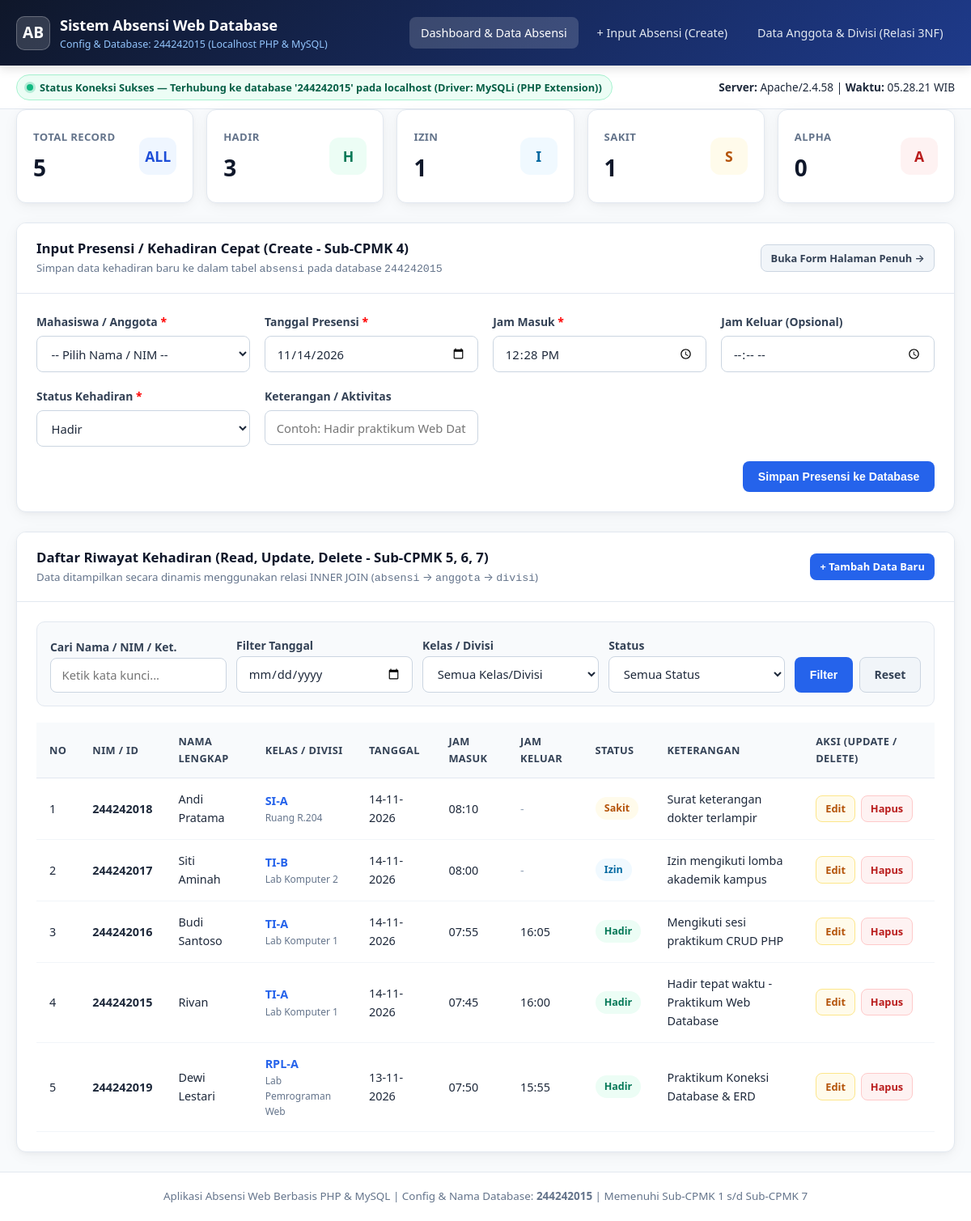
The page / on the database its author committed.
### tables this page shows
CREATE TABLE IF NOT EXISTS `absensi` (
  `id_absensi` INT AUTO_INCREMENT PRIMARY KEY,
  `id_anggota` INT NOT NULL,
  `tanggal` DATE NOT NULL,
  `jam_masuk` TIME NOT NULL,
  `jam_keluar` TIME DEFAULT NULL,
  `status_kehadiran` ENUM('Hadir', 'Izin', 'Sakit', 'Alpha') NOT NULL DEFAULT 'Hadir',
  `keterangan` TEXT DEFAULT NULL,
  `created_at` TIMESTAMP DEFAULT CURRENT_TIMESTAMP,
  `updated_at` TIMESTAMP DEFAULT CURRENT_TIMESTAMP ON UPDATE CURRENT_TIMESTAMP,
  CONSTRAINT `fk_absensi_anggota`
    FOREIGN KEY (`id_anggota`) REFERENCES `anggota`(`id_anggota`)
    ON UPDATE CASCADE
    ON DELETE CASCADE
);

CREATE TABLE IF NOT EXISTS `anggota` (
  `id_anggota` INT AUTO_INCREMENT PRIMARY KEY,
  `nomor_induk` VARCHAR(30) NOT NULL UNIQUE,
  `nama_lengkap` VARCHAR(120) NOT NULL,
  `email` VARCHAR(120) NOT NULL,
  `id_divisi` INT NOT NULL,
  `created_at` TIMESTAMP DEFAULT CURRENT_TIMESTAMP,
  CONSTRAINT `fk_anggota_divisi`
    FOREIGN KEY (`id_divisi`) REFERENCES `divisi`(`id_divisi`)
    ON UPDATE CASCADE
    ON DELETE RESTRICT
);

CREATE TABLE IF NOT EXISTS `divisi` (
  `id_divisi` INT AUTO_INCREMENT PRIMARY KEY,
  `kode_divisi` VARCHAR(20) NOT NULL UNIQUE,
  `nama_divisi` VARCHAR(100) NOT NULL,
  `lokasi_ruang` VARCHAR(100) DEFAULT 'Gedung Utama Lt. 2',
  `created_at` TIMESTAMP DEFAULT CURRENT_TIMESTAMP
);

### config/database.php (called while the page is built, shortened)
<?php
$db_status = [
    'connected' => false,
    'message'   => '',
    'database'  => DB_NAME,
    'host'      => DB_HOST,
    'driver'    => 'MySQLi (PHP Extension)'
];
$conn = @new mysqli(DB_HOST, DB_USER, DB_PASS, '', DB_PORT);
if ($conn->connect_errno) {
    $db_status['connected'] = false;
    $db_status['message']   = "Gagal terhubung ke server MySQL (" . $conn->connect_errno . "): " . $conn->connect_error;
} else {
    $conn->set_charset('utf8mb4');
    $createDbSql = "CREATE DATABASE IF NOT EXISTS `" . DB_NAME . "` CHARACTER SET utf8mb4 COLLATE utf8mb4_unicode_ci";
    if ($conn->query($createDbSql) && $conn->select_db(DB_NAME)) {
        $db_status['connected'] = true;
        $db_status['message']   = "Status Koneksi Sukses — Terhubung ke database '" . DB_NAME . "' pada " . DB_HOST;
    } else {
        $db_status['connected'] = false;
        $db_status['message']   = "Gagal memilih atau membuat database '" . DB_NAME . "': " . $conn->error;
    }
}
function e(?string $str): string
{
    return htmlspecialchars($str ?? '', ENT_QUOTES, 'UTF-8');
}

### index.php (the view, shortened to what this page needs)
<?php
require_once __DIR__ . '/koneksi.php';
$filter_tanggal = trim($_GET['tanggal'] ?? '');
$keyword        = trim($_GET['q'] ?? '');
$stats = [
    'total' => 0,
    'Hadir' => 0,
    'Izin'  => 0,
    'Sakit' => 0,
    'Alpha' => 0
];
if ($db_status['connected']) {
    $resStats = $conn->query("SELECT status_kehadiran, COUNT(*) AS jumlah FROM absensi GROUP BY status_kehadiran");
    if ($resStats) {
        while ($row = $resStats->fetch_assoc()) {
            $st = $row['status_kehadiran'];
            $jml = (int)$row['jumlah'];
            if (isset($stats[$st])) {
                $stats[$st] = $jml;
            }
            $stats['total'] += $jml;
        }
    }
}
$absensi_rows = [];
if ($db_status['connected']) {
    $sql = "SELECT ab.id_absensi, ab.tanggal, ab.jam_masuk, ab.jam_keluar, ab.status_kehadiran, ab.keterangan,
                   ag.id_anggota, ag.nomor_induk, ag.nama_lengkap,
                   dv.kode_divisi, dv.nama_divisi, dv.lokasi_ruang
            FROM absensi ab
            INNER JOIN anggota ag ON ab.id_anggota = ag.id_anggota
            INNER JOIN divisi dv ON ag.id_divisi = dv.id_divisi
            WHERE 1=1";
    $sql .= " ORDER BY ab.tanggal DESC, ab.jam_masuk DESC, ab.id_absensi DESC";
    $stmt = $conn->prepare($sql);
    $stmt->execute();
    $result = $stmt->get_result();
    while ($row = $result->fetch_assoc()) {
        $absensi_rows[] = $row;
    }
}
?>
<!DOCTYPE html>
<html lang="id">
<head>
    <link rel="stylesheet" href="assets/style.css">
</head>
<body>
    <header class="navbar">
        <div class="container navbar-inner">
            <a href="index.php" class="brand">
                <div class="brand-icon">AB</div>
                <div class="brand-text">
                    <h1>Sistem Absensi Web Database</h1>
                    <span>Config &amp; Database: 244242015 (Localhost PHP &amp; MySQL)</span>
                </div>
            </a>
            <nav class="nav-links">
                <a href="index.php" class="nav-link active">Dashboard &amp; Data Absensi</a>
                <a href="tambah.php" class="nav-link">+ Input Absensi (Create)</a>
                <a href="anggota.php" class="nav-link">Data Anggota &amp; Divisi (Relasi 3NF)</a>
            </nav>
        </div>
    </header>
    <div class="status-bar">
        <div class="container status-bar-inner">
            <div>
                <?php if ($db_status['connected']): ?>
                    <span class="db-badge ok">
                        <span class="pulse-dot"></span>
                        <?= e($db_status['message']) ?> (Driver: <?= e($db_status['driver']) ?>)
                    </span>
                <?php endif; ?>
            </div>
            <div>
                <strong>Server:</strong> <?= e($_SERVER['SERVER_SOFTWARE'] ?? 'PHP Localhost') ?> |
                <strong>Waktu:</strong> <span id="live-clock"><?= date('H:i:s') ?> WIB</span>
            </div>
        </div>
    </div>
    <main class="container">
        <section class="stats-grid">
            <div class="stat-card">
                <div class="stat-info">
                    <span>Total Record</span>
                    <h3><?= $stats['total'] ?></h3>
                </div>
                <div class="stat-badge" style="background:#eff6ff; color:#1d4ed8;">ALL</div>
            </div>
            <div class="stat-card">
                <div class="stat-info">
                    <span>Hadir</span>
                    <h3><?= $stats['Hadir'] ?></h3>
                </div>
                <div class="stat-badge" style="background:#ecfdf5; color:#047857;">H</div>
            </div>
            <div class="stat-card">
                <div class="stat-info">
                    <span>Izin</span>
                    <h3><?= $stats['Izin'] ?></h3>
                </div>
                <div class="stat-badge" style="background:#f0f9ff; color:#0369a1;">I</div>
            </div>
            <div class="stat-card">
                <div class="stat-info">
                    <span>Sakit</span>
                    <h3><?= $stats['Sakit'] ?></h3>
                </div>
                <div class="stat-badge" style="background:#fffbeb; color:#b45309;">S</div>
            </div>
            <div class="stat-card">
                <div class="stat-info">
                    <span>Alpha</span>
                    <h3><?= $stats['Alpha'] ?></h3>
                </div>
                <div class="stat-badge" style="background:#fef2f2; color:#b91c1c;">A</div>
            </div>
        </section>
        <section class="card">
            <div class="card-header">
                <div>
                    <h2 class="card-title">Input Presensi / Kehadiran Cepat (Create - Sub-CPMK 4)</h2>
                    <p class="card-subtitle">Simpan data kehadiran baru ke dalam tabel <code>absensi</code> pada database <code>244242015</code></p>
                </div>
                <a href="tambah.php" class="btn btn-secondary btn-sm">Buka Form Halaman Penuh &rarr;</a>
            </div>
            <div class="card-body">
                <form action="index.php" method="POST">
                    <div class="form-grid">
                        <div class="form-group">
                            <label for="id_anggota">Mahasiswa / Anggota <span style="color:red">*</span></label>
                            <select name="id_anggota" id="id_anggota" required>
                                <option value="">-- Pilih Nama / NIM --</option>
                            </select>
                        </div>
                        <div class="form-group">
                            <label for="tanggal">Tanggal Presensi <span style="color:red">*</span></label>
                            <input type="date" name="tanggal" id="tanggal" value="<?= date('Y-m-d') ?>" required>
                        </div>
                        <div class="form-group">
                            <label for="jam_masuk">Jam Masuk <span style="color:red">*</span></label>
                            <input type="time" name="jam_masuk" id="jam_masuk" value="<?= date('H:i') ?>" required>
                        </div>
                        <div class="form-group">
                            <label for="jam_keluar">Jam Keluar (Opsional)</label>
                            <input type="time" name="jam_keluar" id="jam_keluar">
                        </div>
                        <div class="form-group">
                            <label for="status_kehadiran">Status Kehadiran <span style="color:red">*</span></label>
                            <select name="status_kehadiran" id="status_kehadiran" required>
                                <option value="Hadir">Hadir</option>
                            </select>
                        </div>
                        <div class="form-group">
                            <label for="keterangan">Keterangan / Aktivitas</label>
                            <input type="text" name="keterangan" id="keterangan" placeholder="Contoh: Hadir praktikum Web Database">
                        </div>
                    </div>
                    <div style="margin-top: 1.15rem; display: flex; justify-content: flex-end;">
                        <button type="submit" class="btn btn-primary">Simpan Presensi ke Database</button>
                    </div>
                </form>
            </div>
        </section>
        <section class="card">
            <div class="card-header">
                <div>
                    <h2 class="card-title">Daftar Riwayat Kehadiran (Read, Update, Delete - Sub-CPMK 5, 6, 7)</h2>
                    <p class="card-subtitle">Data ditampilkan secara dinamis menggunakan relasi INNER JOIN (<code>absensi</code> &rarr; <code>anggota</code> &rarr; <code>divisi</code>)</p>
                </div>
                <a href="tambah.php" class="btn btn-primary btn-sm">+ Tambah Data Baru</a>
            </div>
            <div class="card-body">
                <form action="index.php" method="GET" class="filter-bar">
                    <div class="filter-item">
                        <label for="q">Cari Nama / NIM / Ket.</label>
                        <input type="text" name="q" id="q" value="<?= e($keyword) ?>" placeholder="Ketik kata kunci...">
                    </div>
                    <div class="filter-item">
                        <label for="filter_tanggal">Filter Tanggal</label>
                        <input type="date" name="tanggal" id="filter_tanggal" value="<?= e($filter_tanggal) ?>">
                    </div>
                    <div class="filter-item">
                        <label for="filter_divisi">Kelas / Divisi</label>
                        <select name="divisi" id="filter_divisi">
                            <option value="0">Semua Kelas/Divisi</option>
                        </select>
                    </div>
                    <div class="filter-item">
                        <label for="filter_status">Status</label>
                        <select name="status" id="filter_status">
                            <option value="">Semua Status</option>
                        </select>
                    </div>
                    <div style="display:flex; gap:0.5rem;">
                        <button type="submit" class="btn btn-primary">Filter</button>
                        <a href="index.php" class="btn btn-secondary">Reset</a>
                    </div>
                </form>
                <div class="table-responsive">
                    <table>
                        <thead>
                            <tr>
                                <th>No</th>
                                <th>NIM / ID</th>
                                <th>Nama Lengkap</th>
                                <th>Kelas / Divisi</th>
                                <th>Tanggal</th>
                                <th>Jam Masuk</th>
                                <th>Jam Keluar</th>
                                <th>Status</th>
                                <th>Keterangan</th>
                                <th>Aksi (Update / Delete)</th>
                            </tr>
                        </thead>
                        <tbody>
                            <?php if (empty($absensi_rows)): ?>
                                <tr>
                                    <td colspan="10" style="text-align:center; padding: 2rem; color: var(--slate-500);">
                                        Belum ada data absensi yang sesuai dengan filter pencarian.
                                    </td>
                                </tr>
                            <?php else: ?>
                                <?php foreach ($absensi_rows as $idx => $row): ?>
                                    <tr>
                                        <td><?= $idx + 1 ?></td>
                                        <td><strong><?= e($row['nomor_induk']) ?></strong></td>
                                        <td><?= e($row['nama_lengkap']) ?></td>
                                        <td>
                                            <span style="font-weight:600; color:var(--primary);"><?= e($row['kode_divisi']) ?></span>
                                            <small style="display:block; color:var(--slate-500);"><?= e($row['lokasi_ruang']) ?></small>
                                        </td>
                                        <td><?= date('d-m-Y', strtotime($row['tanggal'])) ?></td>
                                        <td><?= e(substr($row['jam_masuk'], 0, 5)) ?></td>
                                        <td><?= !empty($row['jam_keluar']) ? e(substr($row['jam_keluar'], 0, 5)) : '<span style="color:#94a3b8;">-</span>' ?></td>
                                        <td>
                                            <span class="badge-status status-<?= e($row['status_kehadiran']) ?>">
                                                <?= e($row['status_kehadiran']) ?>
                                            </span>
                                        </td>
                                        <td><?= !empty($row['keterangan']) ? e($row['keterangan']) : '-' ?></td>
                                        <td>
                                            <div class="action-group">
                                                <a href="edit.php?id=<?= (int)$row['id_absensi'] ?>" class="btn btn-warning btn-sm">
                                                    Edit
                                                </a>
                                                <a href="hapus.php?id=<?= (int)$row['id_absensi'] ?>"
                                                   class="btn btn-danger btn-sm"
                                                   onclick="return confirmDeleteAbsensi(<?= (int)$row['id_absensi'] ?>, '<?= e(addslashes($row['nama_lengkap'])) ?>', '<?= e($row['tanggal']) ?>');">
                                                    Hapus
                                                </a>
                                            </div>
                                        </td>
                                    </tr>
                                <?php endforeach; ?>
                            <?php endif; ?>
                        </tbody>
                    </table>
                </div>
            </div>
        </section>
    </main>
    <footer>
        <div class="container">
            Aplikasi Absensi Web Berbasis PHP &amp; MySQL | Config &amp; Nama Database: <strong>244242015</strong> | Memenuhi Sub-CPMK 1 s/d Sub-CPMK 7
        </div>
    </footer>
</body>
</html>

### rows shown on the page
absensi: id_anggota.nomor_induk "244242018", id_anggota.nama_lengkap "Andi Pratama", divisi.kode_divisi "SI-A", divisi.lokasi_ruang "Ruang R.204", tanggal "14-11-2026", jam_masuk "08:10", status_kehadiran "Sakit", keterangan "Surat keterangan dokter terlampir"
absensi: id_anggota.nomor_induk "244242017", id_anggota.nama_lengkap "Siti Aminah", divisi.kode_divisi "TI-B", divisi.lokasi_ruang "Lab Komputer 2", tanggal "14-11-2026", jam_masuk "08:00", status_kehadiran "Izin", keterangan "Izin mengikuti lomba akademik kampus"
absensi: id_anggota.nomor_induk "244242016", id_anggota.nama_lengkap "Budi Santoso", divisi.kode_divisi "TI-A", divisi.lokasi_ruang "Lab Komputer 1", tanggal "14-11-2026", jam_masuk "07:55", jam_keluar "16:05", status_kehadiran "Hadir", keterangan "Mengikuti sesi praktikum CRUD PHP"
absensi: id_anggota.nomor_induk "244242015", id_anggota.nama_lengkap "Rivan", divisi.kode_divisi "TI-A", divisi.lokasi_ruang "Lab Komputer 1", tanggal "14-11-2026", jam_masuk "07:45", jam_keluar "16:00", status_kehadiran "Hadir", keterangan "Hadir tepat waktu - Praktikum Web Database"
absensi: id_anggota.nomor_induk "244242019", id_anggota.nama_lengkap "Dewi Lestari", divisi.kode_divisi "RPL-A", divisi.lokasi_ruang "Lab Pemrograman Web", tanggal "13-11-2026", jam_masuk "07:50", jam_keluar "15:55", status_kehadiran "Hadir", keterangan "Praktikum Koneksi Database & ERD"

### other values the page prints
$db_status['message'] "Status Koneksi Sukses — Terhubung ke database '244242015' pada localhost"
$db_status['driver'] "MySQLi (PHP Extension)"
$_SERVER['SERVER_SOFTWARE'] "Apache/2.4.58"
$stats['total'] "5"
$stats['Hadir'] "3"
$stats['Izin'] "1"
$stats['Sakit'] "1"
$stats['Alpha'] "0"
